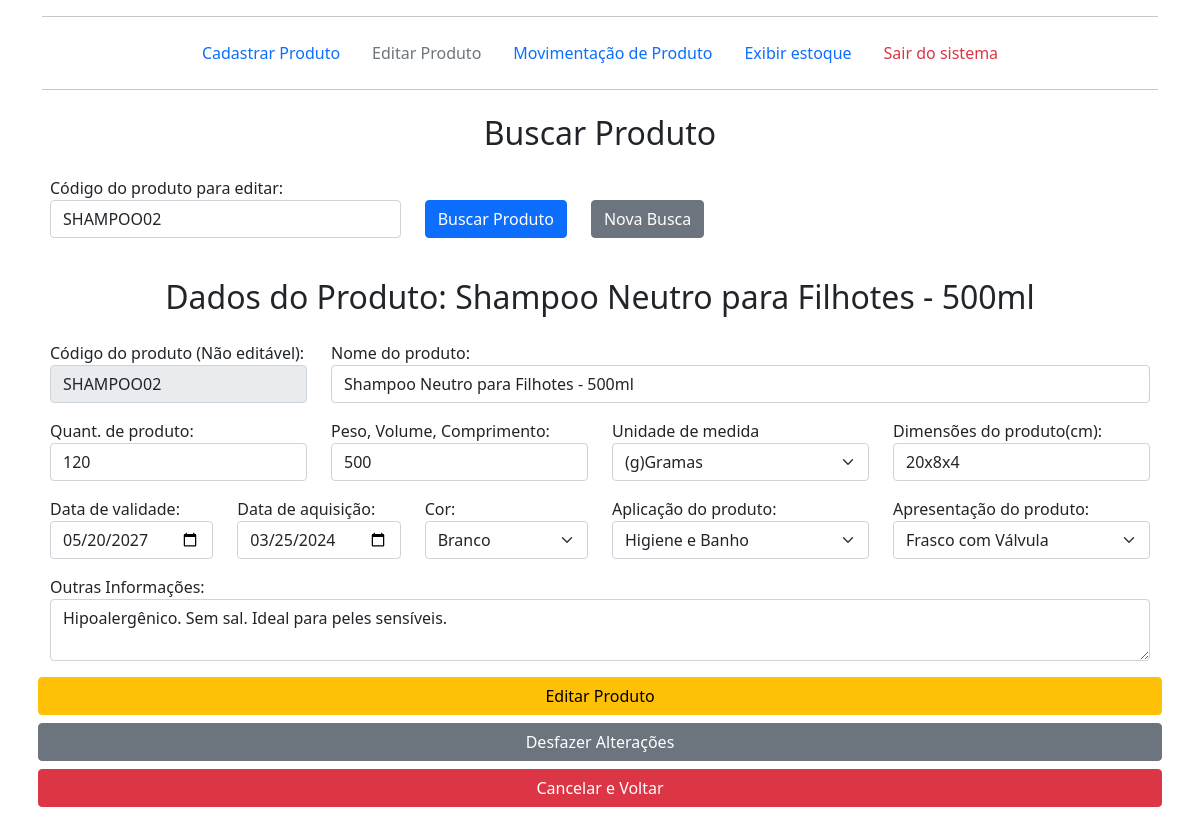
The app's page /editarproduto.php?codigo_busca=SHAMPOO02 with its own data.
### tables this page shows
CREATE TABLE `produtos` (
    id INT AUTO_INCREMENT PRIMARY KEY,
    codigo_produto VARCHAR(50) UNIQUE NOT NULL,
    nome_produto VARCHAR(255) NOT NULL,
    quantidade INT NOT NULL,
    peso_volume_comp VARCHAR(50),
    unidade_medida VARCHAR(10),
    dimensoes VARCHAR(100),
    data_validade DATE,
    data_aquisicao DATE,
    cor VARCHAR(50),
    aplicacao VARCHAR(50),
    apresentacao VARCHAR(50),
    outras_informacoes TEXT,
    data_cadastro TIMESTAMP DEFAULT CURRENT_TIMESTAMP
);

### editarproduto.php (the view, shortened to what this page needs)
<?php
include_once 'conexao.php';
$table_name2 = "produtos";
$produto = null;
$mensagem = '';
try {
    $conn = new PDO("mysql:host=$servername;dbname=$dbname;charset=utf8", $username, $password);
    $conn->setAttribute(PDO::ATTR_ERRMODE, PDO::ERRMODE_EXCEPTION);
} catch (PDOException $e) {
    die("Erro de Conexão: " . $e->getMessage());
}
if (isset($_GET['codigo_busca']) && !empty($_GET['codigo_busca'])) {
    $codigo_busca = $_GET['codigo_busca'];
    $sql_busca = "SELECT * FROM $table_name2 WHERE codigo_produto = :codigo_busca";
    try {
        $stmt_busca = $conn->prepare($sql_busca);
        $stmt_busca->bindParam(':codigo_busca', $codigo_busca);
        $stmt_busca->execute();
        $produto = $stmt_busca->fetch(PDO::FETCH_ASSOC);
    } catch (PDOException $e) {
        $mensagem .= "<div class='alert alert-danger' role='alert'>Erro ao buscar o produto: " . $e->getMessage() . "</div>";
    }
}
?>
<!DOCTYPE html>
<html lang="pt-br">
<head>
    <link href="assets/css/bootstrap.min.css" rel="stylesheet">
</head>
<body>
    <div class="container">
        <div class="menuprincipal">
            <hr>
            <ul class="nav justify-content-center">
                <li class="nav-item">
                    <a class="nav-link" href="cadastrarproduto.html">Cadastrar Produto</a>
                </li>
                <li class="nav-item">
                    <a class="nav-link disabled" href="editarproduto.php">Editar Produto</a>
                </li>
                <li class="nav-item">
                    <a class="nav-link" href="movimentacaoproduto.php">Movimentação de Produto</a>
                </li>
                <li class="nav-item">
                    <a class="nav-link" href="exibirestoque.php">Exibir estoque</a>
                </li>
                <li class="nav-item">
                    <a class="nav-link link-danger" href="sairdosistema.php">Sair do sistema</a>
                </li>
            </ul>
            <hr>
        </div>
        <form action="editarproduto.php" method="get" class="mb-4">
            <div class="row p-2 text-center">
                <h2>Buscar Produto</h2>
            </div>
            <div class="row p-2 align-items-end">
                <div class="col-4">
                    Código do produto para editar:
                    <input type="text" name="codigo_busca" id="codigo_busca" placeholder="Digite o código" class="form-control" required value="<?php echo htmlspecialchars($_GET['codigo_busca'] ?? ''); ?>">
                </div>
                <div class="col-auto">
                    <input type="submit" value="Buscar Produto" class="btn btn-primary">
                </div>
                <div class="col-auto">
                    <a href="editarproduto.php" class="btn btn-secondary">Nova Busca</a>
                </div>
            </div>
        </form>
        <?php if ($produto): ?>
        <form action="editarproduto.php" id="editarproduto" name="editarproduto" method="post">
            <div class="row p-2 text-center">
                <h2>Dados do Produto: <?php echo htmlspecialchars($produto['nome_produto']); ?></h2>
            </div>
            <div class="row p-2">
                <div class="col-3">
                    Código do produto (Não editável):<input type="text" value="<?php echo htmlspecialchars($produto['codigo_produto']); ?>" class="form-control" disabled>
                </div>
                <div class="col">
                    Nome do produto:<input type="text" name="prodnome" id="prodnome" placeholder="Digite o nome do produto" class="form-control" required value="<?php echo htmlspecialchars($produto['nome_produto']); ?>">
                </div>
            </div>
            <div class="row p-2">
                <div class="col">
                    Quant. de produto:<input type="number" name="prodqt" id="prodqt" placeholder="Digite a quantidade" class="form-control" required value="<?php echo htmlspecialchars($produto['quantidade']); ?>">
                </div>
                <div class="col">
                    Peso, Volume, Comprimento:<input type="text" name="prodmed" id="prodmed" placeholder="Ex: 500" class="form-control" required value="<?php echo htmlspecialchars($produto['peso_volume_comp']); ?>">
                </div>
                <div class="col">
                    Unidade de medida
                    <select id="produnmed" name="produnmed" class="form-select" required>
                        <?php $unidade_atual = $produto['unidade_medida']; ?>
                        <option value="g" <?php echo ($unidade_atual == 'g') ? 'selected' : ''; ?>>(g)Gramas</option>
                    </select>
                </div>
                <div class="col">
                    Dimensões do produto(cm):
                    <input type="text" name="proddim" id="proddim" placeholder="comp. x largura x altura" class="form-control" required value="<?php echo htmlspecialchars($produto['dimensoes']); ?>">
                </div>
            </div>
                <div class="row p-2">
                <div class="col-2">
                    Data de validade:<input type="date" name="prodvalid" id="prodvalid" class="form-control" value="<?php echo htmlspecialchars($produto['data_validade']); ?>">
                </div>
                <div class="col-2">
                    Data de aquisição:<input type="date" name="prodaquisicao" id="prodaquisicao" class="form-control" required value="<?php echo htmlspecialchars($produto['data_aquisicao']); ?>">
                </div>
                <div class="col-2">
                    Cor:
                    <select id="prodcor" name="prodcor" class="form-select" required>
                        <?php $cor_atual = $produto['cor']; ?>
                        <option value="Branco" <?php echo ($cor_atual == 'Branco') ? 'selected' : ''; ?>>Branco</option>
                    </select>
                </div>
                <div class="col-3">
                    Aplicação do produto:
                    <select id="prodapli" name="prodapli" class="form-select" required>
                        <?php $apli_atual = $produto['aplicacao']; ?>
                        <option value="<?php echo htmlspecialchars($apli_atual); ?>" selected><?php echo htmlspecialchars($apli_atual); ?></option>
                    </select>
                </div>
                 <div class="col">
                    Apresentação do produto:
                    <select id="prodapre" name="prodapre" class="form-select" required>
                        <?php $apre_atual = $produto['apresentacao']; ?>
                        <option value="Frasco com Válvula" <?php echo ($apre_atual == 'Frasco com Válvula') ? 'selected' : ''; ?>>Frasco com Válvula</option>
                    </select>
                </div>
            </div>
            <div class="row p-2">
                <div class="col">
                    Outras Informações:
                    <textarea class="form-control" id="prodout" name="prodout" placeholder="Digite aqui mais descrições sobre o produto"><?php echo htmlspecialchars($produto['outras_informacoes']); ?></textarea>
                </div>
            </div>
            <div class="row p-2">
                <input type="submit" name="atualizar" id="atualizar" value="Editar Produto" class="btn btn-warning">
                <input type="reset" name="cancelar" id="cancelar" value="Desfazer Alterações" class="btn btn-secondary mt-2">
                <a href="editarproduto.php" class="btn btn-danger mt-2">Cancelar e Voltar</a>
            </div>
        </form>
        <?php endif; ?>
    </div>
</body>
</html>

### records on screen
produtos: nome_produto "Shampoo Neutro para Filhotes - 500ml", codigo_produto "SHAMPOO02", prodnome "Shampoo Neutro para Filhotes - 500ml", prodqt "120", prodmed "500", proddim "20x8x4", prodvalid "05/20/2027", prodaquisicao "03/25/2024", prodapli "Higiene e Banho", prodapre "Frasco com Válvula", prodout "Hipoalergênico. Sem sal. Ideal para peles sensíveis."
